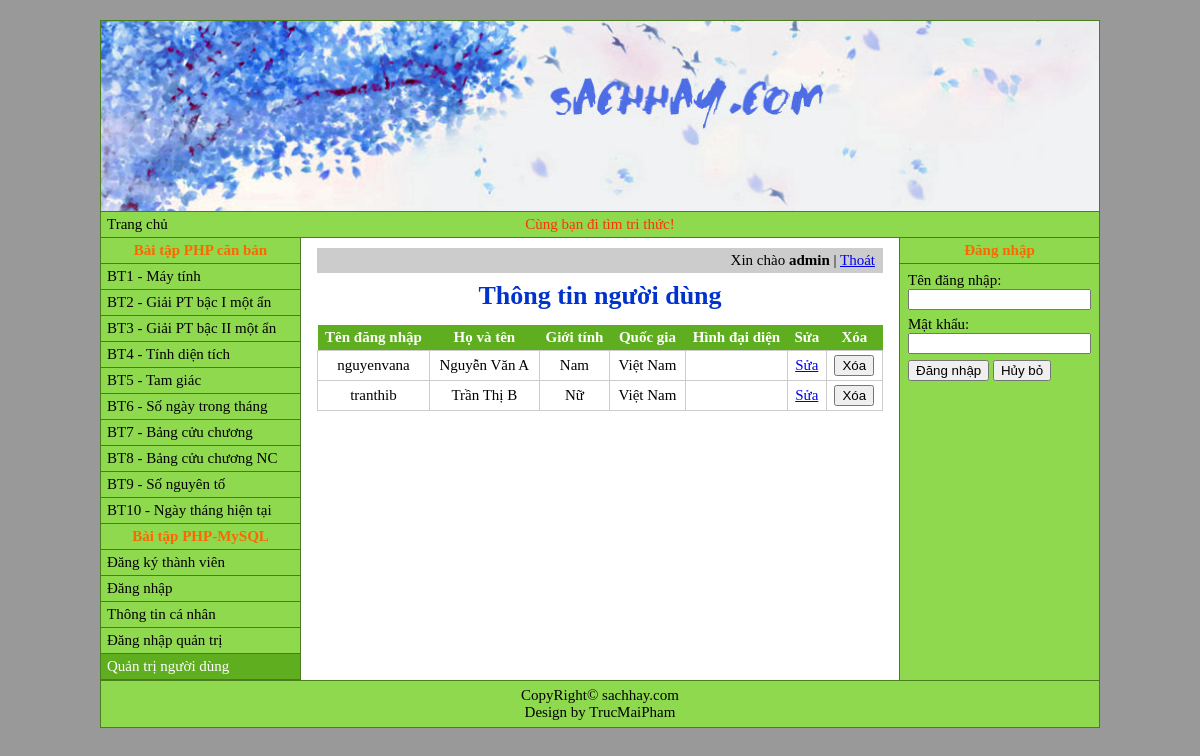
The page /phan2/quantri.php (signed in) on the database its author committed.
### tables this page shows
CREATE TABLE IF NOT EXISTS nguoi_dung (
    username    VARCHAR(20)  NOT NULL,
    password    VARCHAR(255) NOT NULL,    
    hoten       VARCHAR(50)  NOT NULL,
    gioitinh    TINYINT(1)   NOT NULL,    
    quocgia     VARCHAR(30)  NOT NULL,
    hinhdaidien TEXT         NOT NULL,    
    PRIMARY KEY (username)
);

### includes/functions.php (called while the page is built, shortened)
<?php
function h($giaTri)
{
    return htmlspecialchars((string) $giaTri, ENT_QUOTES, 'UTF-8');
}

### phan2/quantri.php (the view, shortened to what this page needs)
<?php
require_once __DIR__ . '/../includes/functions.php';
require __DIR__ . '/ketnoi.php';
$kq = $kn->query('SELECT username, hoten, gioitinh, quocgia, hinhdaidien FROM nguoi_dung ORDER BY username');
require __DIR__ . '/../includes/header.php';
?>
<p class="thanh-tai-khoan">Xin chào <b><?= h($_SESSION['nguoiquantri']) ?></b> | <a href="thoatQT.php">Thoát</a></p>
<h1 class="ten-bai">Thông tin người dùng</h1>
<?php if ($kq->num_rows === 0): ?>
    <p>Chưa có người dùng nào. <a href="dangky.php">Đăng ký thành viên</a></p>
<?php else: ?>
    <table class="bang-du-lieu">
        <tr>
            <th>Tên đăng nhập</th>
            <th>Họ và tên</th>
            <th>Giới tính</th>
            <th>Quốc gia</th>
            <th>Hình đại diện</th>
            <th>Sửa</th>
            <th>Xóa</th>
        </tr>
        <?php while ($row = $kq->fetch_assoc()): ?>
            <tr>
                <td><?= h($row['username']) ?></td>
                <td><?= h($row['hoten']) ?></td>
                <td><?= $row['gioitinh'] == 0 ? 'Nam' : 'Nữ' ?></td>
                <td><?= h($row['quocgia']) ?></td>
                <td><?php if ($row['hinhdaidien'] !== ''): ?><img src="<?= h($row['hinhdaidien']) ?>" alt="" height="50" width="50"><?php endif; ?></td>
                <td><a href="sua.php?user=<?= urlencode($row['username']) ?>">Sửa</a></td>
                <td>
                    <form method="post" action="xoa.php" onsubmit="return confirm('Xóa người dùng này?')">
                        <input type="submit" value="Xóa">
                    </form>
                </td>
            </tr>
        <?php endwhile; ?>
    </table>
<?php endif; ?>
<?php require __DIR__ . '/../includes/footer.php'; ?>

### includes/header.php (shortened to what this page needs)
<?php
require_once __DIR__ . '/functions.php';
$thuMucTrang = dirname($_SERVER['SCRIPT_FILENAME']);
$goc = realpath($thuMucTrang) === realpath(__DIR__ . '/..') ? '' : '../';
$trangHienTai = $goc === '' ? basename($_SERVER['SCRIPT_NAME']) : basename($thuMucTrang) . '/' . basename($_SERVER['SCRIPT_NAME']);
$menuPhpCanBan = [
    'phan1/bt1.php'  => 'BT1 - Máy tính',
    'phan1/bt2.php'  => 'BT2 - Giải PT bậc I một ẩn',
    'phan1/bt3.php'  => 'BT3 - Giải PT bậc II một ẩn',
    'phan1/bt4.php'  => 'BT4 - Tính diện tích',
    'phan1/bt5.php'  => 'BT5 - Tam giác',
    'phan1/bt6.php'  => 'BT6 - Số ngày trong tháng',
    'phan1/bt7.php'  => 'BT7 - Bảng cửu chương',
    'phan1/bt8.php'  => 'BT8 - Bảng cửu chương NC',
    'phan1/bt9.php'  => 'BT9 - Số nguyên tố',
    'phan1/bt10.php' => 'BT10 - Ngày tháng hiện tại',
];
$menuPhpMySql = [
    'phan2/dangky.php'         => 'Đăng ký thành viên',
    'phan2/dangnhap.php'       => 'Đăng nhập',
    'phan2/trangtt_canhan.php' => 'Thông tin cá nhân',
    'phan2/dangnhapQT.php'     => 'Đăng nhập quản trị',
    'phan2/quantri.php'        => 'Quản trị người dùng',
];
?>
<!DOCTYPE html>
<html lang="vi">
<head>
    <link rel="stylesheet" href="<?= $goc ?>css/style.css">
</head>
<body>
<div class="khung">
    <div class="banner">
        <img src="<?= $goc ?>hinhanh/sachhay1.jpg" alt="Banner Tri thức">
    </div>
    <div class="thanh-dieu-huong">
        <a href="<?= $goc ?>index.php">Trang chủ</a>
        <span class="khau-hieu">Cùng bạn đi tìm tri thức!</span>
    </div>
    <div class="noi-dung-chinh">
        <div class="cot-trai">
            <div class="tieu-de-menu">Bài tập PHP căn bản</div>
            <ul class="menu">
                <?php foreach ($menuPhpCanBan as $file => $ten): ?>
                    <li><a href="<?= $goc . h($file) ?>" class="<?= $file === $trangHienTai ? 'dang-chon' : '' ?>"><?= h($ten) ?></a></li>
                <?php endforeach; ?>
            </ul>
            <div class="tieu-de-menu">Bài tập PHP-MySQL</div>
            <ul class="menu">
                <?php foreach ($menuPhpMySql as $file => $ten): ?>
                    <li><a href="<?= $goc . h($file) ?>" class="<?= $file === $trangHienTai ? 'dang-chon' : '' ?>"><?= h($ten) ?></a></li>
                <?php endforeach; ?>
            </ul>
        </div>
        <div class="cot-giua">

### includes/footer.php
        </div>
        <div class="cot-phai">
            <div class="tieu-de-menu">Đăng nhập</div>
            <?php if (isset($_SESSION['nguoidung'])): ?>
                <div class="form-dang-nhap">
                    Xin chào <b><?= h($_SESSION['nguoidung']) ?></b><br>
                    <a href="<?= $goc ?>phan2/trangtt_canhan.php">Thông tin cá nhân</a> | <a href="<?= $goc ?>phan2/thoat.php">Thoát</a>
                </div>
            <?php else: ?>
                <form class="form-dang-nhap" method="post" action="<?= $goc ?>phan2/xuly_dangnhap.php">
                    <label>Tên đăng nhập: <input type="text" name="tendn" required></label>
                    <label>Mật khẩu: <input type="password" name="matkhau" required></label>
                    <div class="nhom-nut">
                        <input type="submit" value="Đăng nhập">
                        <input type="reset" value="Hủy bỏ">
                    </div>
                </form>
            <?php endif; ?>
        </div>
    </div>
    <div class="chan-trang">
        CopyRight&copy; sachhay.com<br>
        Design by TrucMaiPham
    </div>
</div>
</body>
</html>

### css/style.css (style rules this page uses)
* { box-sizing: border-box; }
body { margin: 0; padding: 20px 0; background: #999; font-family: "Times New Roman", Times, serif; font-size: 15px; }
.khung { width: 1000px; margin: 0 auto; border: 1px solid #4a7d1e; background: #8fd94f; }
.banner img { display: block; width: 100%; height: 190px; object-fit: cover; }
.thanh-dieu-huong { position: relative; padding: 4px 6px; border-top: 1px solid #4a7d1e; border-bottom: 1px solid #4a7d1e; text-align: center; }
.thanh-dieu-huong a { position: absolute; left: 6px; color: #000; text-decoration: none; }
.khau-hieu { color: #ff3300; }
.noi-dung-chinh { display: flex; min-height: 420px; }
.cot-trai { width: 200px; border-right: 1px solid #4a7d1e; }
.cot-giua { flex: 1; background: #fff; padding: 10px 16px 20px; }
.cot-phai { width: 200px; border-left: 1px solid #4a7d1e; }
.tieu-de-menu { color: #ff6600; text-align: center; font-weight: bold; padding: 4px; border-bottom: 1px solid #4a7d1e; }
.menu { list-style: none; margin: 0; padding: 0; }
.menu li a { display: block; padding: 4px 6px; border-bottom: 1px solid #4a7d1e; color: #000; text-decoration: none; }
.menu li a:hover, .menu li a.dang-chon { background: #5fae1f; color: #fff; }
.form-dang-nhap { padding: 8px; }
.form-dang-nhap label { display: block; margin-bottom: 6px; }
.form-dang-nhap input[type=text], .form-dang-nhap input[type=password] { width: 100%; }
.nhom-nut { margin-top: 6px; }
.chan-trang { border-top: 1px solid #4a7d1e; text-align: center; padding: 6px; }
h1.ten-bai { color: #0033cc; text-align: center; font-size: 26px; margin: 6px 0 14px; }
.thanh-tai-khoan { margin: 0 0 8px; padding: 4px 8px; background: #ccc; text-align: right; }
table.bang-du-lieu { width: 100%; border-collapse: collapse; }
table.bang-du-lieu th { background: #5fae1f; color: #fff; padding: 4px; }
table.bang-du-lieu td { border: 1px solid #ccc; padding: 4px 6px; text-align: center; }
table.bang-du-lieu form { margin: 0; }

### rows shown on the page
nguoi_dung: username "nguyenvana", hoten "Nguyễn Văn A", gioitinh "Nam", quocgia "Việt Nam"
nguoi_dung: username "tranthib", hoten "Trần Thị B", gioitinh "Nữ", quocgia "Việt Nam"

### other values the page prints
$ten "BT1 - Máy tính"
$ten "BT2 - Giải PT bậc I một ẩn"
$ten "BT3 - Giải PT bậc II một ẩn"
$ten "BT4 - Tính diện tích"
$ten "BT5 - Tam giác"
$ten "BT6 - Số ngày trong tháng"
$ten "BT7 - Bảng cửu chương"
$ten "BT8 - Bảng cửu chương NC"
$ten "BT9 - Số nguyên tố"
$ten "BT10 - Ngày tháng hiện tại"
$ten "Đăng ký thành viên"
$ten "Đăng nhập"
$ten "Thông tin cá nhân"
$ten "Đăng nhập quản trị"
$ten "Quản trị người dùng"
